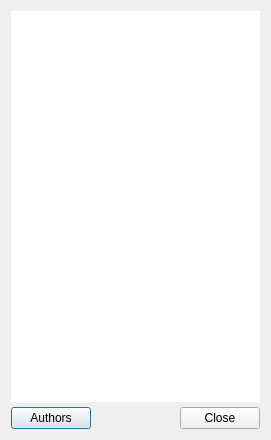
<?xml version="1.0" encoding="UTF-8"?>
<ui version="4.0">
 <class>AboutDialog</class>
 <widget class="QDialog" name="AboutDialog">
  <property name="geometry">
   <rect>
    <x>0</x>
    <y>0</y>
    <width>271</width>
    <height>440</height>
   </rect>
  </property>
  <property name="windowTitle">
   <string>About QupZilla</string>
  </property>
  <property name="windowIcon">
   <iconset resource="../icons.qrc">
    <normaloff>:/icons/qupzilla.png</normaloff>:/icons/qupzilla.png</iconset>
  </property>
  <layout class="QVBoxLayout" name="verticalLayout">
   <property name="spacing">
    <number>0</number>
   </property>
   <item>
    <widget class="QLabel" name="label">
     <property name="styleSheet">
      <string notr="true">background:white;</string>
     </property>
     <property name="text">
      <string/>
     </property>
     <property name="pixmap">
      <pixmap resource="../icons.qrc">:/icons/other/about.png</pixmap>
     </property>
     <property name="alignment">
      <set>Qt::AlignCenter</set>
     </property>
    </widget>
   </item>
   <item>
    <widget class="QTextBrowser" name="textBrowser">
     <property name="styleSheet">
      <string notr="true">border:none;</string>
     </property>
     <property name="horizontalScrollBarPolicy">
      <enum>Qt::ScrollBarAlwaysOff</enum>
     </property>
     <property name="html">
      <string>&lt;!DOCTYPE HTML PUBLIC &quot;-//W3C//DTD HTML 4.0//EN&quot; &quot;http://www.w3.org/TR/REC-html40/strict.dtd&quot;&gt;
&lt;html&gt;&lt;head&gt;&lt;meta name=&quot;qrichtext&quot; content=&quot;1&quot; /&gt;&lt;style type=&quot;text/css&quot;&gt;
p, li { white-space: pre-wrap; }
&lt;/style&gt;&lt;/head&gt;&lt;body style=&quot; font-family:'Ubuntu'; font-size:10pt; font-weight:400; font-style:normal;&quot;&gt;
&lt;p style=&quot;-qt-paragraph-type:empty; margin-top:0px; margin-bottom:0px; margin-left:0px; margin-right:0px; -qt-block-indent:0; text-indent:0px;&quot;&gt;&lt;/p&gt;&lt;/body&gt;&lt;/html&gt;</string>
     </property>
     <property name="openExternalLinks">
      <bool>true</bool>
     </property>
     <property name="openLinks">
      <bool>true</bool>
     </property>
    </widget>
   </item>
   <item>
    <layout class="QHBoxLayout" name="horizontalLayout">
     <property name="topMargin">
      <number>5</number>
     </property>
     <item>
      <widget class="QPushButton" name="authorsButton">
       <property name="sizePolicy">
        <sizepolicy hsizetype="Minimum" vsizetype="Minimum">
         <horstretch>0</horstretch>
         <verstretch>0</verstretch>
        </sizepolicy>
       </property>
       <property name="text">
        <string>Authors</string>
       </property>
      </widget>
     </item>
     <item>
      <widget class="QDialogButtonBox" name="buttonBox">
       <property name="orientation">
        <enum>Qt::Horizontal</enum>
       </property>
       <property name="standardButtons">
        <set>QDialogButtonBox::Close</set>
       </property>
      </widget>
     </item>
    </layout>
   </item>
  </layout>
 </widget>
 <resources>
  <include location="../icons.qrc"/>
 </resources>
 <connections>
  <connection>
   <sender>buttonBox</sender>
   <signal>accepted()</signal>
   <receiver>AboutDialog</receiver>
   <slot>accept()</slot>
   <hints>
    <hint type="sourcelabel">
     <x>248</x>
     <y>254</y>
    </hint>
    <hint type="destinationlabel">
     <x>157</x>
     <y>274</y>
    </hint>
   </hints>
  </connection>
  <connection>
   <sender>buttonBox</sender>
   <signal>rejected()</signal>
   <receiver>AboutDialog</receiver>
   <slot>reject()</slot>
   <hints>
    <hint type="sourcelabel">
     <x>316</x>
     <y>260</y>
    </hint>
    <hint type="destinationlabel">
     <x>286</x>
     <y>274</y>
    </hint>
   </hints>
  </connection>
 </connections>
</ui>
